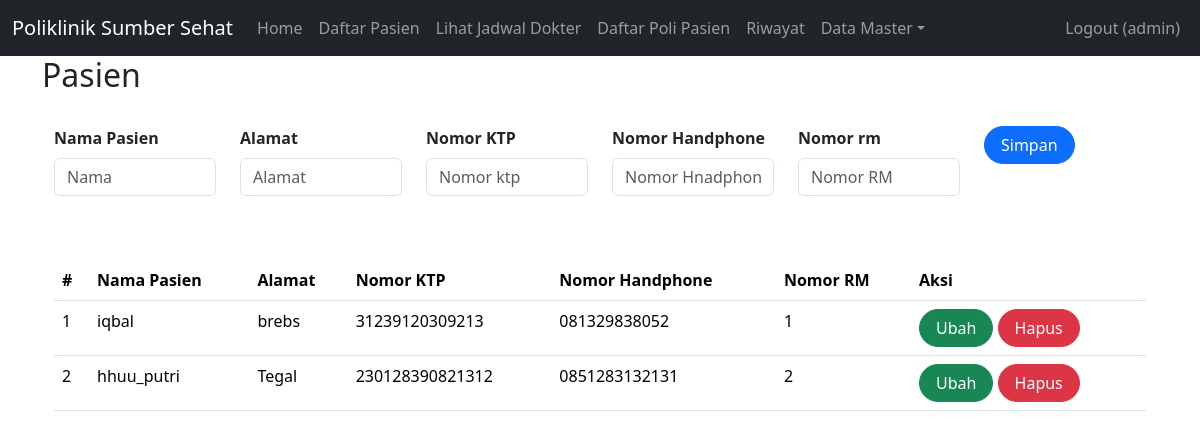
The page /index.php?page=pasien (signed in) on the database its author committed.
### tables this page shows
CREATE TABLE `pasien` (
  `id` int(11) UNSIGNED NOT NULL,
  `nama` varchar(255) NOT NULL,
  `alamat` varchar(255) NOT NULL,
  `no_ktp` varchar(255) NOT NULL,
  `no_hp` varchar(50) NOT NULL,
  `no_rm` varchar(25) NOT NULL
);

### pasien.php (the view, shortened to what this page needs)
<div class="container">
    <h2>Pasien</h2>
<br>
    <?php
include'koneksi.php';
?>
<body>
<div class="container">
    <form class="form row"  method="POST" action="" name="myForm" onsubmit="return(validate());">
    <?php
    $nama = '';
    $alamat = '';
    $no_ktp = '';
    $no_hp ='';
    $no_rm = '';
    ?>
        <div class="col">
        <label for="inputNama" class="form-label fw-bold">
            Nama Pasien
        </label>
        <input type="varchar" class="form-control" name="nama" id="inputNama" placeholder="Nama" value="<?php echo $nama ?>">
    </div>
    <div class="col">
        <label for="inputAlamat" class="form-label fw-bold">
            Alamat
        </label>
        <input type="varchar" class="form-control" name="alamat" id="inputAlamat" placeholder="Alamat" value="<?php echo $alamat ?>">
    </div>
    <div class="col">
        <label for="inputKTP" class="form-label fw-bold">
            Nomor KTP
        </label>
        <input type="varchar" class="form-control" name="no_ktp" id="inputAlamat" placeholder="Nomor ktp" value="<?php echo $no_ktp ?>">
    </div>
    <div class="col">
        <label for="inputAlamat" class="form-label fw-bold">
            Nomor Handphone
        </label>
        <input type="varchar" class="form-control" name="no_hp" id="inputAlamat" placeholder="Nomor Hnadphone" value="<?php echo $no_hp ?>">
    </div>
    <div class="col">
        <label for="inputRM" class="form-label fw-bold">
            Nomor rm
        </label>
        <input type="varchar" class="form-control" name="no_rm" id="inputAlamat" placeholder="Nomor RM" value="<?php echo $no_rm ?>">
    </div>
    <div class="col">
        <button type="submit" class="btn btn-primary rounded-pill px-3" name="simpan">Simpan</button>
    </div>
    </form>
    <br>
    <br>
    <table class="table table-hover">
    <table class="table table-hover">
    <thead>
        <tr>
            <th scope="col">#</th>
            <th scope="col">Nama Pasien</th>
            <th scope="col">Alamat</th>
            <th scope="col">Nomor KTP</th>
            <th scope="col">Nomor Handphone</th>
            <th scope="col">Nomor RM</th>
            <th scope="col">Aksi</th>
        </tr>
    </thead>
        <tbody>
    <?php
    $result = mysqli_query(
    $mysqli,"SELECT * FROM pasien ORDER BY id"
    );
$no = 1;
while ($data = mysqli_fetch_array($result)) {
?>
    <tr>
        <td><?php echo $no++ ?></td>
        <td><?php echo $data['nama'] ?></td>
        <td><?php echo $data['alamat'] ?></td>
        <td><?php echo $data['no_ktp'] ?></td>
        <td><?php echo $data['no_hp'] ?></td>
        <td><?php echo $data['no_rm'] ?></td>
                <td>
                <a class="btn btn-success rounded-pill px-3" href="index.php?page=pasien&id=<?php echo $data['id'] ?>">Ubah</a>
                        <a class="btn btn-danger rounded-pill px-3" href="index.php?page=pasien&id=<?php echo $data['id'] ?>&aksi=hapus">Hapus</a>
                    </td>
            </tr>
        <?php
        }
        ?>
    </tbody>
    </table>

### rows shown on the page
pasien: nama "iqbal", alamat "brebs", no_ktp "31239120309213", no_hp "081329838052", no_rm "1"
pasien: nama "hhuu_putri", alamat "Tegal", no_ktp "230128390821312", no_hp "0851283132131", no_rm "2"

### other values the page prints
$_SESSION['username'] "admin"
